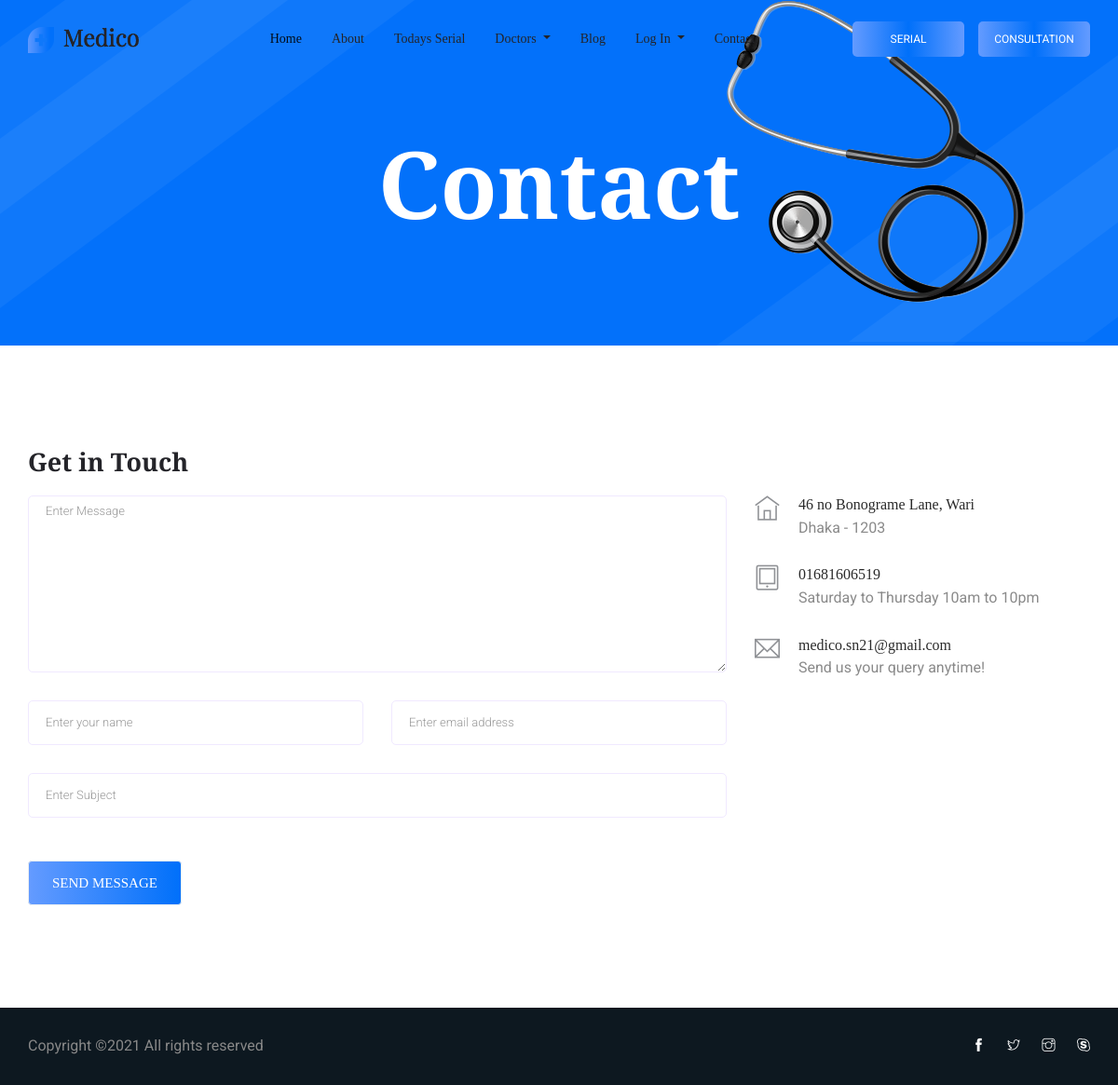
The page /contact.php on the database its author committed.
### tables this page shows
CREATE TABLE `office_table` (
  `id` int(11) NOT NULL,
  `o_address` varchar(266) NOT NULL,
  `o_phone` varchar(266) NOT NULL,
  `o_email` varchar(266) NOT NULL,
  `o_address_one` varchar(266) NOT NULL
);

### library/db.php (called while the page is built, shortened)
<?php
class DBconnection{
	public function connectDataBase(){
		$this->con = new mysqli('localhost', 'root', '','doctor_db');
	}
}
?>

### library/Selectclass.php (called while the page is built, shortened)
<?php
include_once 'db.php';
class Selectclass extends DBconnection{
	public function selects($query){
		$result = $this->con->query($query) or die($this->con->error.__LINE__);
		if($result){
			return $result;
		} else {
			return false;
		}
	}
		public function selectall($var){
		$query = "SELECT * FROM $var";
		$result = self::selects($query);
		return $result;
	}
}
 ?>

### contact.php (the view, shortened to what this page needs)
<?php
include_once 'header.php';
?>
  <section class="breadcrumb_part breadcrumb_bg">
    <div class="container">
      <div class="row">
        <div class="col-lg-12">
          <div class="breadcrumb_iner">
            <div class="breadcrumb_iner_item">
              <h2>contact</h2>
            </div>
          </div>
        </div>
      </div>
    </div>
  </section>
  <section class="contact-section section_padding">
    <div class="container">
      <div class="row">
        <div class="col-12">
          <h2 class="contact-title">Get in Touch</h2>
        </div>
        <div class="col-lg-8">
          <form class="form-contact contact_form" action="" method="post">
            <div class="row">
              <div class="col-12">
                <div class="form-group">
                  <textarea class="form-control w-100" required name="c_message" id="message" cols="30" rows="9"
                    onfocus="this.placeholder = ''" onblur="this.placeholder = 'Enter Message'"
                    placeholder='Enter Message'></textarea>
                </div>
              </div>
              <div class="col-sm-6">
                <div class="form-group">
                  <input class="form-control" required name="c_name" id="name" type="text" onfocus="this.placeholder = ''"
                    onblur="this.placeholder = 'Enter your name'" placeholder='Enter your name'>
                </div>
              </div>
              <div class="col-sm-6">
                <div class="form-group">
                  <input class="form-control" required name="c_email" id="email" type="email" onfocus="this.placeholder = ''"
                    onblur="this.placeholder = 'Enter email address'" placeholder='Enter email address'>
                </div>
              </div>
              <div class="col-12">
                <div class="form-group">
                  <input class="form-control" required name="c_subject" id="subject" type="text" onfocus="this.placeholder = ''"
                    onblur="this.placeholder = 'Enter Subject'" placeholder='Enter Subject'>
                </div>
              </div>
            </div>
            <div class="form-group mt-3">
              <button type="submit" name="submit" class="button button-contactForm btn_1">Send Message</button>
            </div>
          </form>
        </div>
        <?php
                    $viewdoctor = $sc->selectall('office_table');
                    if ($viewdoctor) {
                        while ($row = $viewdoctor->fetch_assoc()) {
                ?>
        <div class="col-lg-4">
          <div class="media contact-info">
            <span class="contact-info__icon"><i class="ti-home"></i></span>
            <div class="media-body">
              <h3><?php echo $row['o_address'];?></h3>
              <p><?php echo $row['o_address_one'];?></p>
            </div>
          </div>
          <div class="media contact-info">
            <span class="contact-info__icon"><i class="ti-tablet"></i></span>
            <div class="media-body">
              <h3><?php echo $row['o_phone'];?></h3>
              <p>Saturday to Thursday 10am to 10pm</p>
            </div>
          </div>
          <div class="media contact-info">
            <span class="contact-info__icon"><i class="ti-email"></i></span>
            <div class="media-body">
              <h3><?php echo $row['o_email'];?></h3>
              <p>Send us your query anytime!</p>
            </div>
          </div>
        </div>
      <?php }  } ?>
      </div>
    </div>
  </section>
    <?php include_once 'footer.php'; ?>

### rows shown on the page
office_table: o_address "46 no Bonograme Lane, Wari", o_address_one "Dhaka - 1203", o_phone "01681606519", o_email "medico.sn21@gmail.com"
